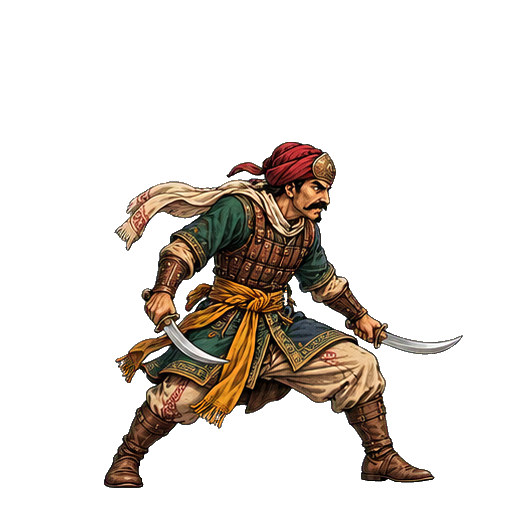
#> input picture art/animation-pack-03/assets/akindzija-run-v2/base-source.png, 512 x 512 px, given in place of prevoj-sky.webp, which was not available
$ python prepare-dopuna93.py
#> lines starting #> are read from the running program, lines starting #| are printed output that depends on the picture
"""Uzori za D93-D96 (Pod Varadinom, pesma „Marko Kraljević i Vuča dženeral"): letnji teren umesto zimskog prevoja,
Vuča dženeral na bedeviji, katane, Velimirovica, vojvode i knjigonoša."""
import os, shutil
from PIL import Image
R = r'D:\projects\Marko Kraljevic'
W = os.path.join(R, 'dist', 'assets', 'world')
A = os.path.join(R, 'art', 'animation-pack-04', 'assets')
D = os.path.join(R, 'art', 'world-pack-03')
SHOT = r'C:\Users\PC\AppData\Local\Temp\claude\eee582e4706d57f8\c5b64c3c-4cdb-4688-bbd7-bd7c93f9aba9\scratchpad\prevoj0.jpg'


def out(n):
    p = os.path.join(D, 'uzori-d%d' % n); os.makedirs(p, exist_ok=True); return p


def png(src, dst, blue=False):
#> called with blue = True
    im = Image.open(src).convert('RGBA'); im.save(dst)
#> in png, im is the input picture: PIL image 512x512 RGBA; mean R, G, B, A 22.5, 16.3, 10.9, 52.4
    if blue:
        bg = Image.new('RGBA', im.size, (70, 120, 200, 255)); bg.alpha_composite(im)
#> after `bg = Image.new('RGBA', im.size, (70, 120, 200, 255))`:
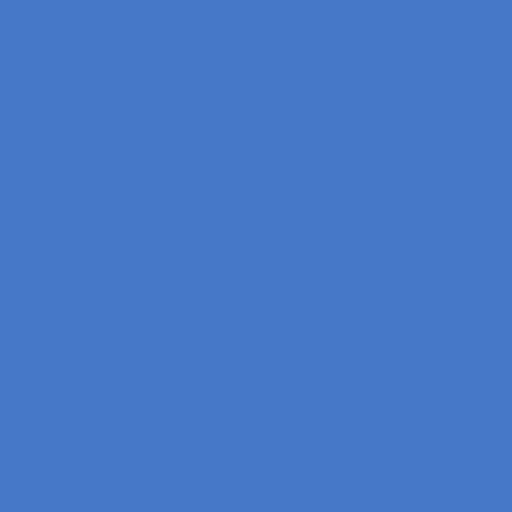
#> bg: PIL image 512x512 RGBA; mean R, G, B, A 70, 120, 200, 255
#> after `bg.alpha_composite(im)`:
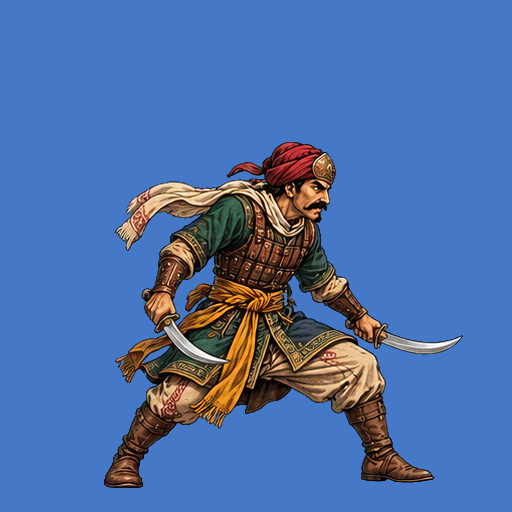
#> bg: PIL image 512x512 RGBA; mean R, G, B, A 77.9, 111.5, 169.8, 255
        bg.convert('RGB').save(dst[:-4] + '-na-plavom.jpg', quality=88)


def sheet(clip, dst):
    fr = os.path.join(A, clip, 'frames', 'motion')
    fs = sorted([f for f in os.listdir(fr) if f.endswith('.png')], key=lambda s: int(s.split('-')[1].split('.')[0]))
    ims = [Image.open(os.path.join(fr, f)).convert('RGBA') for f in fs]
    S = Image.new('RGBA', (512 * len(ims), 512), (0, 0, 0, 0))
    for i, im in enumerate(ims): S.alpha_composite(im, (512 * i, 0))
    S.save(dst)


# D93: teren
o = out(93)
for n in ['prevoj-sky', 'prevoj-far', 'prevoj-mid-rucno', 'prevoj-near-rucno', 'prevoj-vista']:
    png(os.path.join(W, n + '.webp'), os.path.join(o, 'sada-' + n + '.png'), blue=True)
#> pass 2 of the loop `for n in ['prevoj-sky', 'prevoj-far', 'prevoj-mid-rucno', 'prevoj-near..`:
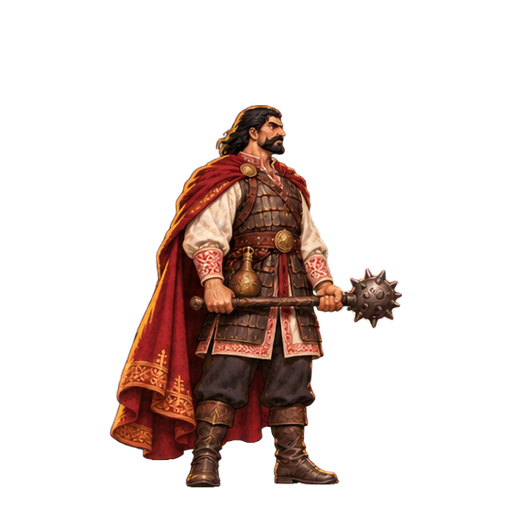
#> input picture art/world-pack-03/uzori-d94/marko-kadar0-za-meru.png, 512 x 512 px, given in place of prevoj-far.webp, which was not available
#> in png, im is the input picture: PIL image 512x512 RGBA; mean R, G, B, A 26.3, 14, 10.3, 54.7
#> in png (call 2), `bg.alpha_composite(im)`:
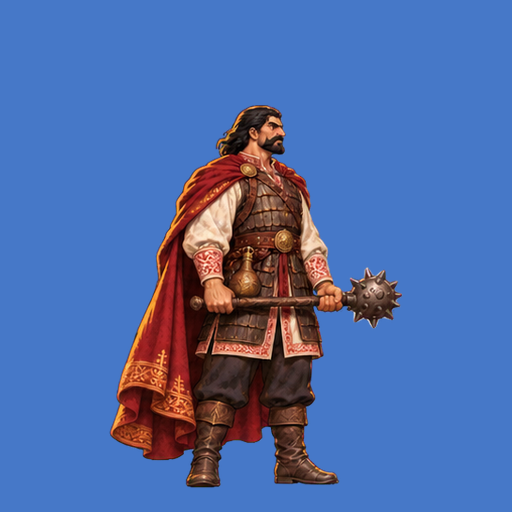
#> bg: PIL image 512x512 RGBA; mean R, G, B, A 80.2, 107.6, 166.8, 255
#> (the run stopped early here; a loop or call above may not have finished)
